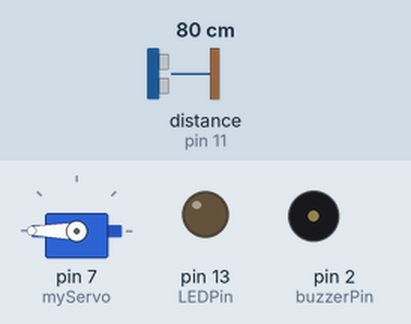
Recording of a program running on a simulated Arduino Uno, built with avr-gcc and run on an emulated ATmega328P. Parts: servo, output pins drawn as LEDs (lit = HIGH), buzzer (waves = sounding). Wiring (inferred from the names in the program): ultrasonic range finder: trigger pin 12; echo pin 11. Dashed ring = blinking. The test bench sets the inputs (shaded band); at power-on: distance to the obstacle (sensor on pin 11) 80 cm. The echo pulse lasts 58.3 µs per cm; pins used as bus, display or sensor lines are not drawn.

Above: at 1.8 s.
1.9 s: distance to the obstacle (sensor on pin 11) set to 12 cm
5.4 s: distance to the obstacle (sensor on pin 11) set to 9 cm
At 6.06 s:
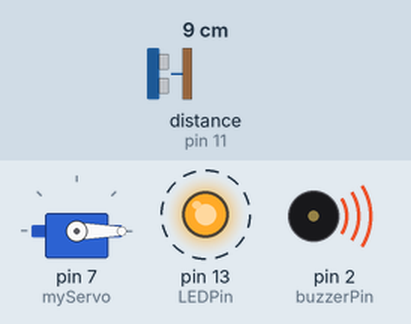
Timing chart, 0 to 14.9 s (numbered marks = the images above; inputs shaded):
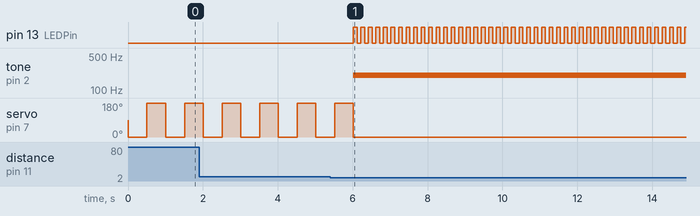

Measured:
- the behaviour switches between 11 and 10 cm on distance to the obstacle (sensor on pin 11) (found by bisection; images 0 and 1)
- after the input at 5.4 s, pin 13 (LEDPin): alternates HIGH for 0.10 s and LOW for 0.10 s, starting after 0.62 s; tone on pin 2 (buzzerPin): silent → 200 Hz after 0.62 s; servo on pin 7 (myServo): goes on until 6.0 s, then stays 0°
- by itself, servo on pin 7 (myServo): alternates 180° for 0.50 s and 0° for 0.50 s

The program:

main.cpp
```cpp
#include <Arduino.h>
#include <Servo.h>

Servo myServo;  // create servo object to control a servo
//set pin numbers
const int trigPin = 12;
const int echoPin = 11;
const int LEDPin = 13;
const int buzzerPin = 2;

//variables for the distance sensor. long is for bigger int
int distance;
long duration;

void setup() {
  myServo.attach(7);
  //distance sensor
  pinMode(trigPin,OUTPUT);
  pinMode(echoPin,INPUT);
  //LED
  pinMode(LEDPin,OUTPUT);
  //passive buzzer
  pinMode(buzzerPin,OUTPUT);

  Serial.begin(9600);
}

void loop() {

  //reset, send pulse, pause
  digitalWrite(trigPin, LOW);
  delayMicroseconds(20);
  digitalWrite(trigPin, HIGH);
  delayMicroseconds(10);
  digitalWrite(trigPin, LOW);

  //measures pulse duration. how long echo stayed HIGH
  //digitalRead only reads ON or OFF, which is insufficient here
  duration = pulseIn(echoPin, HIGH);
  distance = duration * 0.034 / 2; //in cm
  //Serial.println(duration);
  //Serial.println(distance);

  if (distance>0 && distance<10){
    myServo.write(0);
    tone(buzzerPin, 200);

    digitalWrite(LEDPin, HIGH);
    delay(100);
    digitalWrite(LEDPin, LOW);
    delay(100);

     noTone(buzzerPin);

  }else{
    //idle state
    myServo.write(0);
    delay(500);
    myServo.write(180);
    delay(500);
  }


}
```
